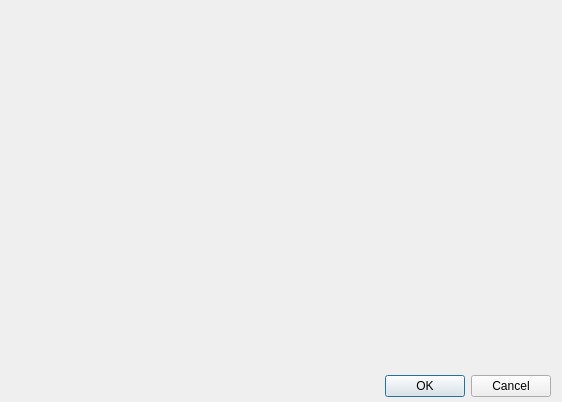
<?xml version="1.0" encoding="UTF-8"?>
<ui version="4.0">
 <class>LidarWindow</class>
 <widget class="QDialog" name="LidarWindow">
  <property name="geometry">
   <rect>
    <x>0</x>
    <y>0</y>
    <width>562</width>
    <height>402</height>
   </rect>
  </property>
  <property name="windowTitle">
   <string>Dialog</string>
  </property>
  <widget class="QDialogButtonBox" name="buttonBox">
   <property name="geometry">
    <rect>
     <x>210</x>
     <y>370</y>
     <width>341</width>
     <height>32</height>
    </rect>
   </property>
   <property name="orientation">
    <enum>Qt::Horizontal</enum>
   </property>
   <property name="standardButtons">
    <set>QDialogButtonBox::Cancel|QDialogButtonBox::Ok</set>
   </property>
  </widget>
 </widget>
 <resources/>
 <connections>
  <connection>
   <sender>buttonBox</sender>
   <signal>accepted()</signal>
   <receiver>LidarWindow</receiver>
   <slot>accept()</slot>
   <hints>
    <hint type="sourcelabel">
     <x>248</x>
     <y>254</y>
    </hint>
    <hint type="destinationlabel">
     <x>157</x>
     <y>274</y>
    </hint>
   </hints>
  </connection>
  <connection>
   <sender>buttonBox</sender>
   <signal>rejected()</signal>
   <receiver>LidarWindow</receiver>
   <slot>reject()</slot>
   <hints>
    <hint type="sourcelabel">
     <x>316</x>
     <y>260</y>
    </hint>
    <hint type="destinationlabel">
     <x>286</x>
     <y>274</y>
    </hint>
   </hints>
  </connection>
 </connections>
</ui>
